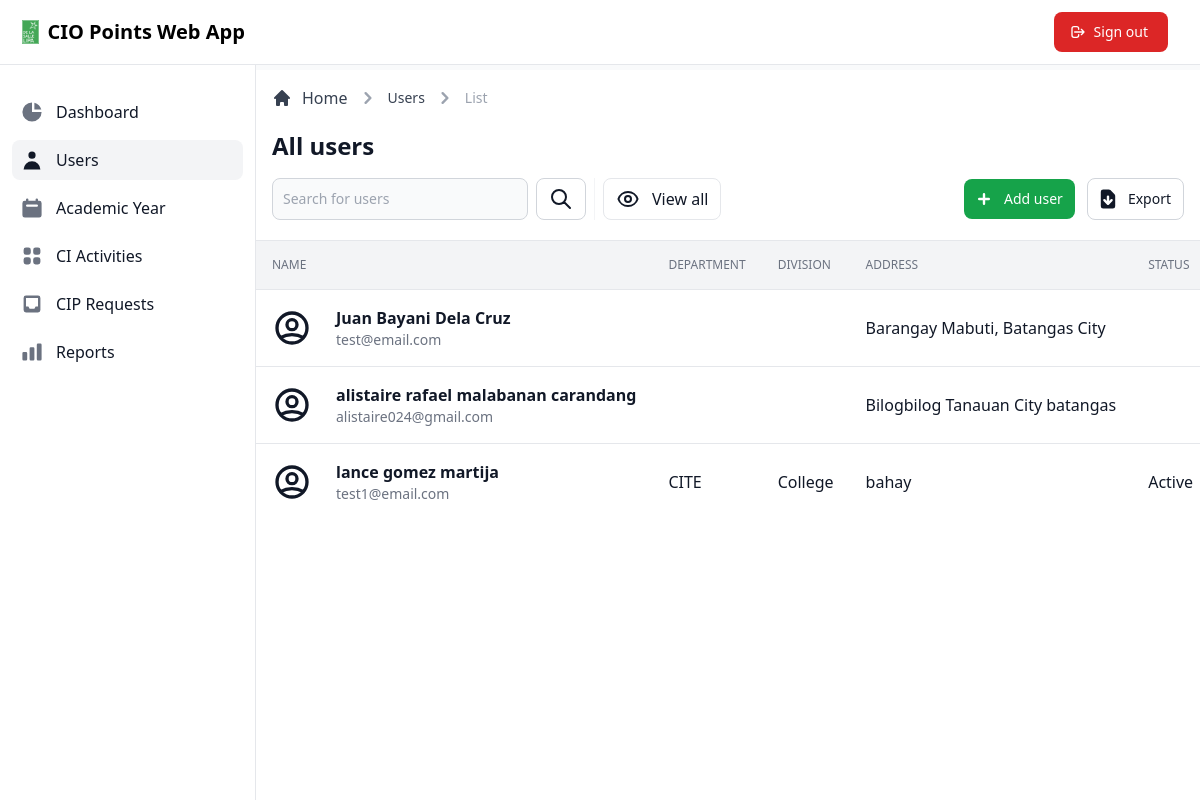
The page /admin/view/users.php (signed in) on the database as committed earlier.
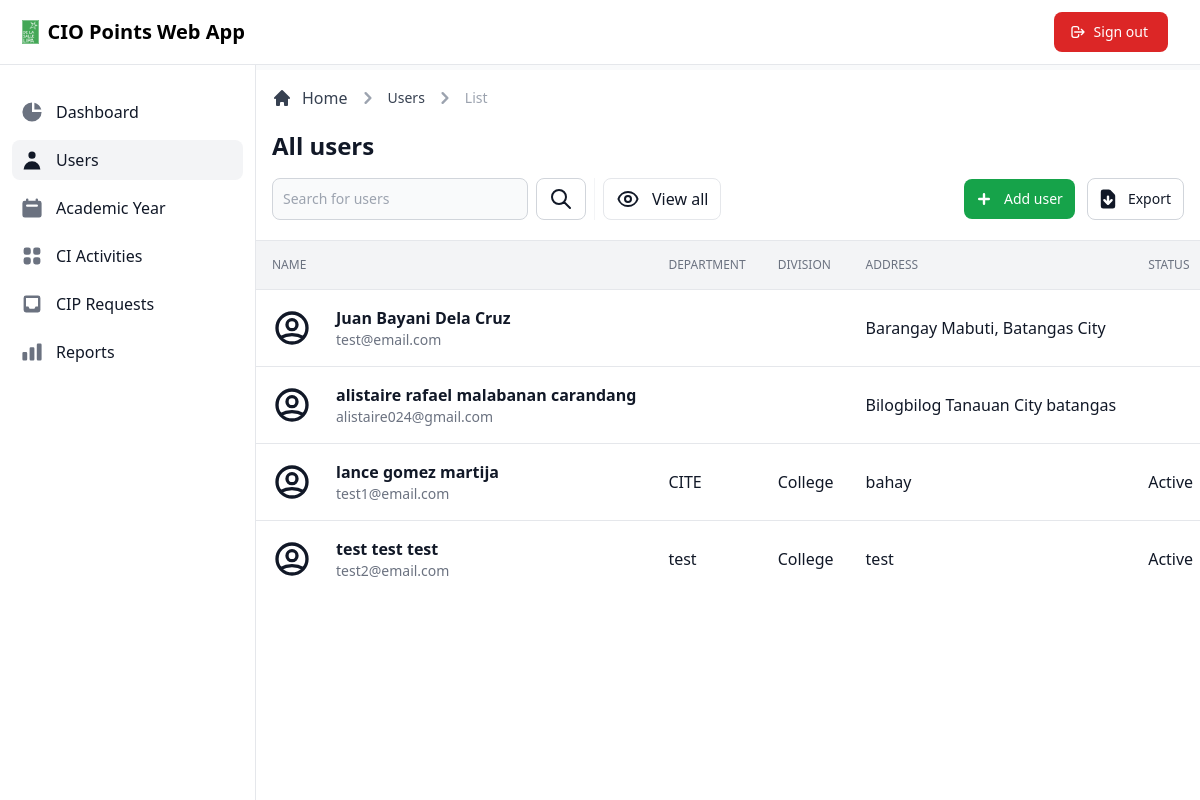
The same page on the database as committed later.
### tables this page shows
CREATE TABLE `user` (
  `user_id` int(11) NOT NULL,
  `first_name` varchar(255) NOT NULL,
  `middle_name` varchar(255) NOT NULL,
  `last_name` varchar(255) NOT NULL,
  `address` varchar(255) NOT NULL,
  `email` varchar(255) NOT NULL,
  `password` varchar(255) NOT NULL,
  `contact_number` varchar(255) NOT NULL,
  `department` varchar(255) NOT NULL,
  `division` varchar(255) NOT NULL,
  `status` varchar(255) NOT NULL,
  `type` varchar(255) NOT NULL,
  `date_created` timestamp NOT NULL DEFAULT current_timestamp(),
  `date_updated` timestamp NOT NULL DEFAULT current_timestamp() ON UPDATE current_timestamp()
);

### admin/view/users.php (called while the page is built, shortened)
<?php
$data = [
    'title' => 'Users',
    'dir' => '../../',
    'modal' => 'editusermodal'
];
include_once '../database/database.php';
class DisplayUsers extends Dbh
{
    public function getUser()
    {
        $sql = 'SELECT * FROM user;';
        $stmt = $this->connect()->prepare($sql);
        if (!$stmt->execute()) {
            $stmt = null;
            exit;
        }
        $result = $stmt->fetchAll(PDO::FETCH_ASSOC);
        return $result;
    }
}
$display = new DisplayUsers();
$records = $display->getUser();
include_once '../layouts/header.php';
include_once '../layouts/navbar.php';
include_once '../layouts/sidebar.php';
include_once '../pages/users/main.php';
include_once '../layouts/footer.php';

### admin/database/database.php (called while the page is built)
<?php
class Dbh
{
  private $hostname = 'localhost';
  private $username = 'root';
  private $password = '';
  private $dbname = 'dbciopointswebapp';
  public function connect()
  {
    try {
      $dbh = new PDO('mysql:host=' . $this->hostname . ';dbname=' . $this->dbname, $this->username, $this->password);
      return $dbh;
    } catch (PDOException $e) {
      print "Error!: " . $e->getMessage() . "<br>";
      die();
    }
  }
}

### admin/pages/users/tabledata.php (the view, shortened to what this page needs)
<div class="flex flex-col">
  <div class="overflow-x-auto">
    <div class="inline-block min-w-full align-middle">
      <div class="overflow-hidden shadow">
        <table class="min-w-full divide-y divide-gray-200 table-fixed">
          <thead class="bg-gray-100">
            <tr>
              <th scope="col" class="p-4 text-xs font-medium text-left text-gray-500 uppercase">
                Name
              </th>
              <th scope="col" class="p-4 text-xs font-medium text-left text-gray-500 uppercase">
                Department
              </th>
              <th scope="col" class="p-4 text-xs font-medium text-left text-gray-500 uppercase">
                Division
              </th>
              <th scope="col" class="p-4 text-xs font-medium text-left text-gray-500 uppercase">
                Address
              </th>
              <th scope="col" class="p-4 text-xs font-medium text-left text-gray-500 uppercase">
                Status
              </th>
            </tr>
          </thead>
          <tbody class="bg-white divide-y divide-gray-200">
            <?php foreach ($records as $data) : ?>
              <tr class="hover:bg-gray-100">
                <td class="flex items-center p-4 mr-12 space-x-6 whitespace-nowrap lg:mr-0">
                  <div class="text-sm font-normal text-gray-500">
                    <div class="text-base font-semibold text-gray-900"><?= $data['first_name'] . ' ' . $data['middle_name'] . ' ' . $data['last_name']; ?></div>
                    <div class="text-sm font-normal text-gray-500"><?= $data['email'] ?></div>
                  </div>
                </td>
                <td class="p-4 text-base font-medium text-gray-900 whitespace-nowrap"><?= $data['department']; ?></td>
                <td class="p-4 text-base font-medium text-gray-900 whitespace-nowrap"><?= $data['division']; ?></td>
                <td class="p-4 text-base font-medium text-gray-900 whitespace-nowrap"><?= $data['address']; ?></td>
                <td class="p-4 text-base font-normal text-gray-900 whitespace-nowrap"><?= $data['status'] ?></td>
              </tr>
            <?php endforeach; ?>
          </tbody>
        </table>
      </div>
    </div>
  </div>
</div>

### admin/layouts/header.php (shortened to what this page needs)
<!DOCTYPE html>
<html lang="en">
<head>
  <link rel="stylesheet" href="<?= $data['dir']; ?>src/css/style.css?<?= time(); ?>">
</head>
<body>

### admin/layouts/navbar.php (shortened to what this page needs)
<nav class="fixed z-30 w-full bg-white border-b border-gray-200">
  <div class="px-3 py-3 lg:px-5 lg:pl-3">
    <div class="flex items-center justify-between">
      <div class="flex items-center justify-start">
        <a href="#" class="text-xl font-bold flex items-center lg:ml-2.5">
          <img src="../../src/images/dlsl-logo.png" class="h-6 mr-2" alt="Windster Logo">
          <span class="self-center whitespace-nowrap">CIO Points Web App</span>
        </a>
      </div>
      <div class="flex items-center">
        <a href="../includes/logout.inc.php" class="hidden sm:inline-flex ml-5 text-white bg-red-600 hover:bg-red-700 focus:ring-4 focus:ring-red-200 font-medium rounded-lg text-sm px-5 py-2.5 text-center items-center mr-3">
          <svg xmlns="http://www.w3.org/2000/svg" class="w-4 h-4 mr-2 -ml-1" fill="none" viewBox="0 0 24 24" stroke="currentColor" stroke-width="2">
            <path stroke-linecap="round" stroke-linejoin="round" d="M17 16l4-4m0 0l-4-4m4 4H7m6 4v1a3 3 0 01-3 3H6a3 3 0 01-3-3V7a3 3 0 013-3h4a3 3 0 013 3v1" />
          </svg>
          Sign out
        </a>
      </div>
    </div>
  </div>
</nav>

### admin/layouts/sidebar.php (shortened to what this page needs)
<aside id="sidebar" class="fixed top-0 left-0 z-20 flex flex-col flex-shrink-0 hidden w-64 h-full pt-16 duration-75 lg:flex transition-width" aria-label="Sidebar">
  <div class="relative flex flex-col flex-1 min-h-0 pt-0 bg-white border-r border-gray-200">
    <div class="flex flex-col flex-1 pt-5 pb-4 overflow-y-auto">
      <div class="flex-1 px-3 space-y-1 bg-white divide-y">
        <ul class="pb-2 space-y-2">
          <li>
            <a href="../view/dashboard.php" class="flex items-center p-2 text-base font-normal text-gray-900 rounded-lg hover:bg-gray-100 group <?= ($data['title'] == 'Dashboard') ? 'bg-gray-100' : ''; ?>">
              <svg class="w-6 h-6 transition duration-75 group-hover:text-gray-900 <?= ($data['title'] == 'Dashboard') ? 'text-gray-900' : 'text-gray-500'; ?>" fill="currentColor" viewBox="0 0 20 20" xmlns="http://www.w3.org/2000/svg">
                <path d="M2 10a8 8 0 018-8v8h8a8 8 0 11-16 0z"></path>
                <path d="M12 2.252A8.014 8.014 0 0117.748 8H12V2.252z"></path>
              </svg>
              <span class="ml-3">Dashboard</span>
            </a>
          </li>
          <li>
            <a href="../view/users.php" class="text-base text-gray-900 font-normal rounded-lg hover:bg-gray-100 flex items-center p-2 group <?= ($data['title'] == 'Users') ? 'bg-gray-100' : ''; ?>">
              <svg class="w-6 h-6 transition duration-75 group-hover:text-gray-900 <?= ($data['title'] == 'Users') ? 'text-gray-900' : 'text-gray-500'; ?>" fill="currentColor" viewBox="0 0 20 20" xmlns="http://www.w3.org/2000/svg">
                <path fill-rule="evenodd" d="M10 9a3 3 0 100-6 3 3 0 000 6zm-7 9a7 7 0 1114 0H3z" clip-rule="evenodd"></path>
              </svg>
              <span class="flex-1 ml-3 whitespace-nowrap">Users</span>
            </a>
          </li>
          <li>
            <a href="../view/academicyear.php" class="text-base text-gray-900 font-normal rounded-lg hover:bg-gray-100 flex items-center p-2 group <?= ($data['title'] == 'Academic Year') ? 'bg-gray-100' : ''; ?>">
              <svg xmlns="http://www.w3.org/2000/svg" class="w-6 h-6 transition duration-75 group-hover:text-gray-900 <?= ($data['title'] == 'Academic Year') ? 'text-gray-900' : 'text-gray-500'; ?>" viewBox="0 0 20 20" fill="currentColor">
                <path fill-rule="evenodd" d="M6 2a1 1 0 00-1 1v1H4a2 2 0 00-2 2v10a2 2 0 002 2h12a2 2 0 002-2V6a2 2 0 00-2-2h-1V3a1 1 0 10-2 0v1H7V3a1 1 0 00-1-1zm0 5a1 1 0 000 2h8a1 1 0 100-2H6z" clip-rule="evenodd" />
              </svg>
              <span class="flex-1 ml-3 whitespace-nowrap">Academic Year</span>
            </a>
          </li>
          <li>
            <a href="../view/ciactivities.php" class="text-base text-gray-900 font-normal rounded-lg hover:bg-gray-100 flex items-center p-2 group <?= ($data['title'] == 'CI Activities') ? 'bg-gray-100' : ''; ?>">
              <svg xmlns="http://www.w3.org/2000/svg" class="w-6 h-6 transition duration-75 group-hover:text-gray-900 <?= ($data['title'] == 'CI Activities') ? 'text-gray-900' : 'text-gray-500'; ?>" viewBox="0 0 20 20" fill="currentColor">
                <path d="M5 3a2 2 0 00-2 2v2a2 2 0 002 2h2a2 2 0 002-2V5a2 2 0 00-2-2H5zM5 11a2 2 0 00-2 2v2a2 2 0 002 2h2a2 2 0 002-2v-2a2 2 0 00-2-2H5zM11 5a2 2 0 012-2h2a2 2 0 012 2v2a2 2 0 01-2 2h-2a2 2 0 01-2-2V5zM11 13a2 2 0 012-2h2a2 2 0 012 2v2a2 2 0 01-2 2h-2a2 2 0 01-2-2v-2z" />
              </svg>
              <span class="flex-1 ml-3 whitespace-nowrap">CI Activities</span>
            </a>
          </li>
          <li>
            <a href="../view/ciprequests.php" class="text-base text-gray-900 font-normal rounded-lg hover:bg-gray-100 flex items-center p-2 group <?= ($data['title'] == 'CIP Requests') ? 'bg-gray-100' : ''; ?>">
              <svg xmlns="http://www.w3.org/2000/svg" class="w-6 h-6 transition duration-75 group-hover:text-gray-900 <?= ($data['title'] == 'CIP Requests') ? 'text-gray-900' : 'text-gray-500'; ?>" viewBox="0 0 20 20" fill="currentColor">
                <path fill-rule="evenodd" d="M5 3a2 2 0 00-2 2v10a2 2 0 002 2h10a2 2 0 002-2V5a2 2 0 00-2-2H5zm0 2h10v7h-2l-1 2H8l-1-2H5V5z" clip-rule="evenodd" />
              </svg>
              <span class="flex-1 ml-3 whitespace-nowrap">CIP Requests</span>
            </a>
          </li>
          <li>
            <a href="../view/reports.php" class="flex items-center p-2 text-base font-normal text-gray-900 rounded-lg hover:bg-gray-100 group <?= ($data['title'] == 'Reports') ? 'bg-gray-100' : ''; ?>">
              <svg xmlns="http://www.w3.org/2000/svg" class="w-6 h-6 transition duration-75 group-hover:text-gray-900 <?= ($data['title'] == 'Reports') ? 'text-gray-900' : 'text-gray-500'; ?>" viewBox="0 0 20 20" fill="currentColor">
                <path d="M2 11a1 1 0 011-1h2a1 1 0 011 1v5a1 1 0 01-1 1H3a1 1 0 01-1-1v-5zM8 7a1 1 0 011-1h2a1 1 0 011 1v9a1 1 0 01-1 1H9a1 1 0 01-1-1V7zM14 4a1 1 0 011-1h2a1 1 0 011 1v12a1 1 0 01-1 1h-2a1 1 0 01-1-1V4z" />
              </svg>
              <span class="flex-1 ml-3 whitespace-nowrap">Reports</span>
            </a>
          </li>
        </ul>
      </div>
    </div>
  </div>
</aside>

### admin/pages/users/main.php (shortened to what this page needs)
<div class="flex pt-16 overflow-hidden bg-white">
  <div id="main-content" class="relative w-full h-full overflow-y-auto bg-gray-50 lg:ml-64">
    <main>
      <div class="p-4 bg-white block sm:flex items-center justify-between border-b border-gray-200 lg:mt-1.5">
        <div class="w-full mb-1">
          <div class="mb-4">
            <nav class="flex mb-5" aria-label="Breadcrumb">
              <ol class="inline-flex items-center space-x-1 md:space-x-2">
                <li class="inline-flex items-center">
                  <a href="../view/dashboard.php" class="inline-flex items-center text-gray-700 hover:text-gray-900">
                    <svg class="w-5 h-5 mr-2.5" fill="currentColor" viewBox="0 0 20 20" xmlns="http://www.w3.org/2000/svg">
                      <path d="M10.707 2.293a1 1 0 00-1.414 0l-7 7a1 1 0 001.414 1.414L4 10.414V17a1 1 0 001 1h2a1 1 0 001-1v-2a1 1 0 011-1h2a1 1 0 011 1v2a1 1 0 001 1h2a1 1 0 001-1v-6.586l.293.293a1 1 0 001.414-1.414l-7-7z"></path>
                    </svg>
                    Home
                  </a>
                </li>
                <li>
                  <div class="flex items-center">
                    <svg class="w-6 h-6 text-gray-400" fill="currentColor" viewBox="0 0 20 20" xmlns="http://www.w3.org/2000/svg">
                      <path fill-rule="evenodd" d="M7.293 14.707a1 1 0 010-1.414L10.586 10 7.293 6.707a1 1 0 011.414-1.414l4 4a1 1 0 010 1.414l-4 4a1 1 0 01-1.414 0z" clip-rule="evenodd"></path>
                    </svg>
                    <a href="#" class="ml-1 text-sm font-medium text-gray-700 hover:text-gray-900 md:ml-2">Users</a>
                  </div>
                </li>
                <li>
                  <div class="flex items-center">
                    <svg class="w-6 h-6 text-gray-400" fill="currentColor" viewBox="0 0 20 20" xmlns="http://www.w3.org/2000/svg">
                      <path fill-rule="evenodd" d="M7.293 14.707a1 1 0 010-1.414L10.586 10 7.293 6.707a1 1 0 011.414-1.414l4 4a1 1 0 010 1.414l-4 4a1 1 0 01-1.414 0z" clip-rule="evenodd"></path>
                    </svg>
                    <span class="ml-1 text-sm font-medium text-gray-400 md:ml-2" aria-current="page">List</span>
                  </div>
                </li>
              </ol>
            </nav>
            <h1 class="text-xl font-semibold text-gray-900 sm:text-2xl">All users</h1>
          </div>
          <div class="sm:flex">
            <div class="items-center hidden mb-3 sm:flex sm:divide-x sm:divide-gray-100 sm:mb-0">
              <form class="flex lg:pr-2" action="#" method="get">
                <div class="relative mr-2 lg:w-64 xl:w-96">
                  <input type="text" name="search" class="bg-gray-50 border border-gray-300 text-gray-900 focus:outline-none sm:text-sm rounded-lg focus:ring-gray-200 focus:ring-4 block w-full p-2.5" placeholder="Search for users" required>
                </div>
                <button type="submit" class="inline-flex items-center justify-center w-1/2 px-3 py-2 text-sm font-medium text-center text-gray-900 bg-white border border-gray-300 rounded-lg hover:bg-gray-100 focus:ring-4 focus:ring-gray-200 sm:w-auto">
                  <svg xmlns="http://www.w3.org/2000/svg" class="w-6 h-6" fill="none" viewBox="0 0 24 24" stroke="currentColor">
                    <path stroke-linecap="round" stroke-linejoin="round" stroke-width="2" d="M21 21l-6-6m2-5a7 7 0 11-14 0 7 7 0 0114 0z" />
                  </svg>
                </button>
              </form>
              <div class="flex pl-0 mt-3 space-x-1 sm:pl-2 sm:mt-0">
                <a href="users.php" class="text-gray-900 bg-white hover:bg-gray-100 focus:ring-4 focus:ring-gray-200 border border-gray-200 font-medium inline-flex items-center rounded-lg text-base px-3 py-2 text-center;">
                  <span>View all</span>
                </a>
              </div>
            </div>
            <div class="flex items-center ml-auto space-x-2 sm:space-x-3">
              <button type="button" data-add-button class="inline-flex items-center justify-center w-1/2 px-3 py-2 text-sm font-medium text-center text-white bg-green-600 rounded-lg hover:bg-green-700 focus:ring-4 focus:ring-green-200 sm:w-auto">
                <svg class="w-6 h-6 mr-2 -ml-1" fill="currentColor" viewBox="0 0 20 20" xmlns="http://www.w3.org/2000/svg">
                  <path fill-rule="evenodd" d="M10 5a1 1 0 011 1v3h3a1 1 0 110 2h-3v3a1 1 0 11-2 0v-3H6a1 1 0 110-2h3V6a1 1 0 011-1z" clip-rule="evenodd"></path>
                </svg>
                Add user
              </button>
              <a href="#" class="inline-flex items-center justify-center w-1/2 px-3 py-2 text-sm font-medium text-center text-gray-900 bg-white border border-gray-300 rounded-lg hover:bg-gray-100 focus:ring-4 focus:ring-gray-200 sm:w-auto">
                Export
              </a>
            </div>
          </div>
        </div>
      </div>
      <?php
      if (!empty($records)) {
        include_once '../pages/users/tabledata.php';
      }
      ?>
    </main>
  </div>
</div>

### admin/layouts/footer.php (shortened to what this page needs)
</body>
</html>

Rows that differ between the two databases and show on the page:
added user: first_name "test", middle_name "test", last_name "test", email "test2@email.com", department "test", division "College", address "test", status "Active"
